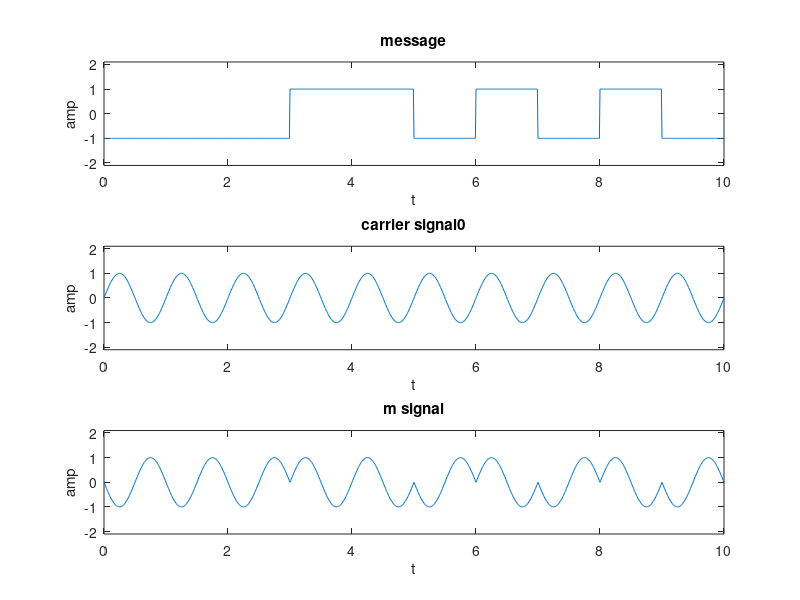

The MATLAB source for this figure:
b= round(rand(1,10));
fc0=0.3;
n=length(b);
t=0:.01:n; %time axis
x=1:1:(n+1)*100;
for i = 1:n
    if(b(i)==0)
        b_p(i)=-1;
    else
         b_p(i)=1;
    end
    for j = i:.1:i+1
        bw(x(i*100:(i+1)*100))=b_p(i);% for x 1 to 100 assign value of 1st bit
    end
end
bw=bw(100:end)
SinHt=sin(2*pi*t)
%%%%%
modulated =bw.*SinHt
subplot(3,1,1)
plot(t,bw);
axis([0 t(end) -2.1 2.1])
ylabel('amp');
xlabel('t');
title('message');
subplot(3,1,2)
plot(t,SinHt);
axis([0 t(end) -2.1 2.1])
ylabel('amp');
xlabel('t');
title('carrier signal0');
subplot(3,1,3)
plot(t,modulated);
axis([0 t(end) -2.1 2.1])
ylabel('amp');
xlabel('t');
title('m signal');